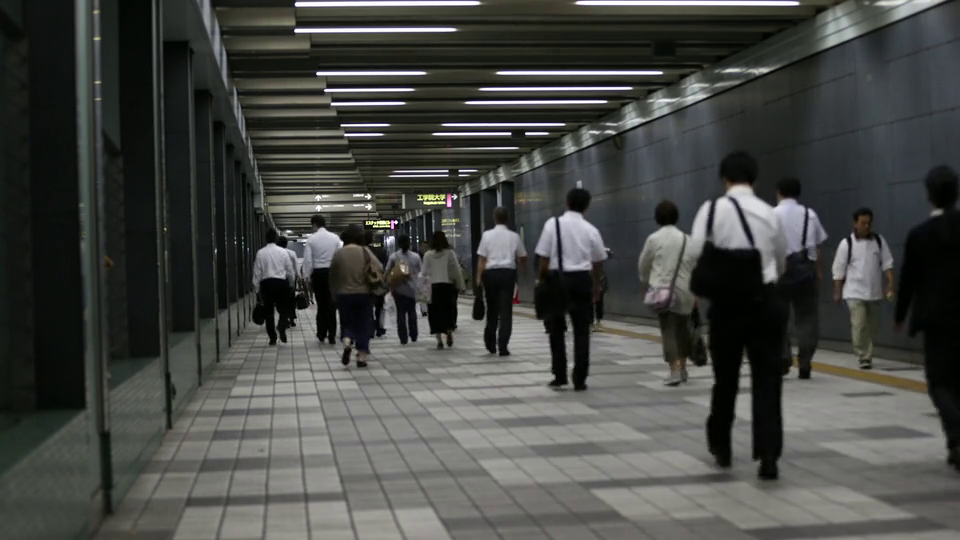
#> input picture frame 33 of method2/crowd.mp4, 960 x 540 px
$ python gen_sv.py
#> lines starting #> are read from the running program, lines starting #| are printed output that depends on the picture; after the words box and inside, x2 and y2 are one past the last pixel; in counts of white or black regions, pixels touching at a corner belong together
import cv2
import numpy as np

cap = cv2.VideoCapture("crowd.mp4")

w = int(cap.get(cv2.CAP_PROP_FRAME_WIDTH))
h = int(cap.get(cv2.CAP_PROP_FRAME_HEIGHT))
fps = cap.get(cv2.CAP_PROP_FPS)

out = cv2.VideoWriter(
    "stereo_crowd.mp4",
    cv2.VideoWriter_fourcc(*"mp4v"),
    fps,
    (w * 2, h)
)

while cap.isOpened():
    ret, frame = cap.read()
#> frame is the input picture: shape (540, 960, 3); mean B, G, R 68.6, 71.5, 70.1
    if not ret:
        break

    gray = cv2.cvtColor(frame, cv2.COLOR_BGR2GRAY)
    edges = cv2.Canny(gray, 50, 150)
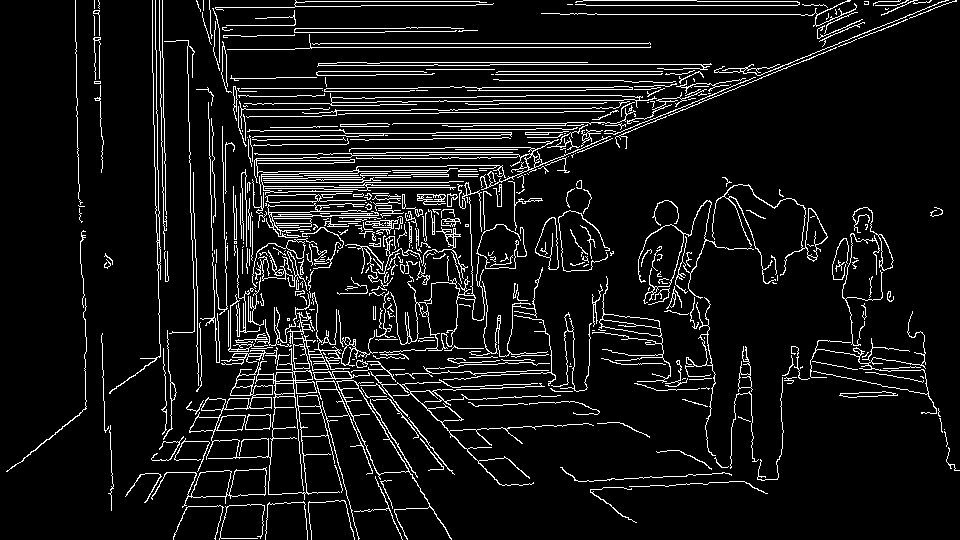
#> edges: shape (540, 960); 8.3% white in thin lines or dots

    depth_map = cv2.GaussianBlur(edges, (21, 21), 0)
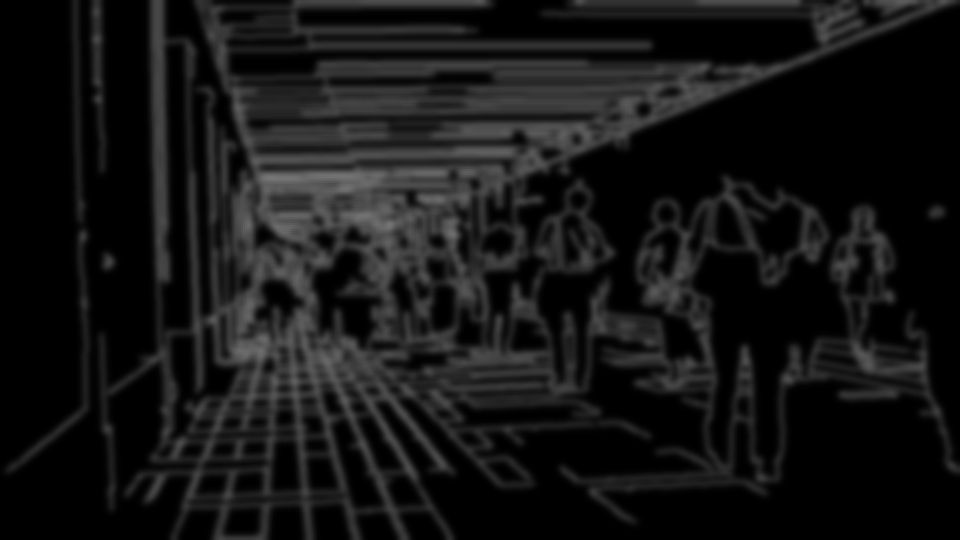
#> depth_map: shape (540, 960); min 0, max 120, mean 21.2
    depth_map = cv2.normalize(depth_map, None, 0, 1, cv2.NORM_MINMAX)
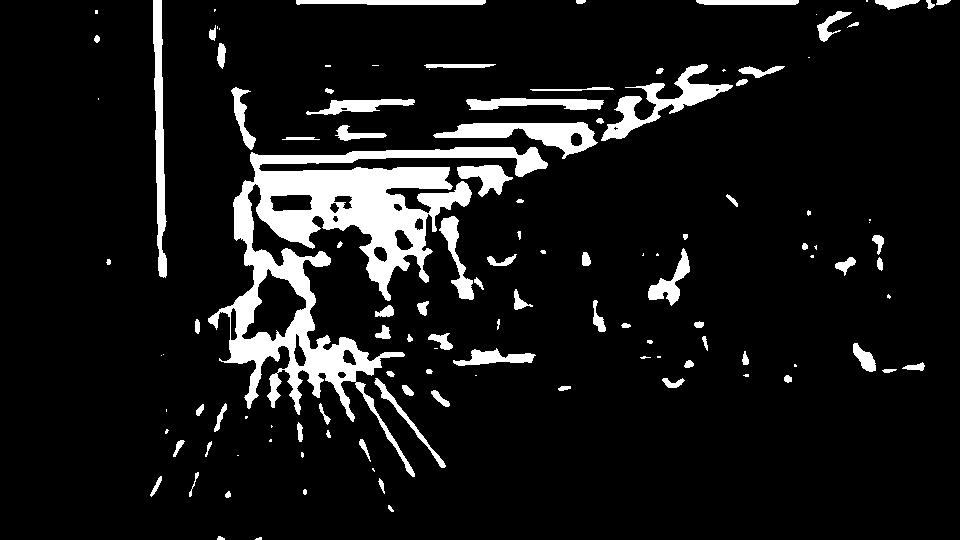
#> depth_map: shape (540, 960); values 0 (black) and 1 (white), 9.3% white; 123 white regions (38 under 20 px), largest, box (x1, y1, x2, y2) and area: (208, 147, 548, 477) 26454, (601, 64, 733, 141) 2609, (433, 122, 598, 159) 2503

    left = frame.copy()
    right = frame.copy()

    max_shift = 12

    for y in range(h):
        shift = int(max_shift * np.mean(depth_map[y]))
        if shift > 0:
            right[y, :-shift] = frame[y, shift:]
            right[y, -shift:] = 0
#> this loop made 540 passes
#> shift on passes 1 to 3: 4, 4, 4
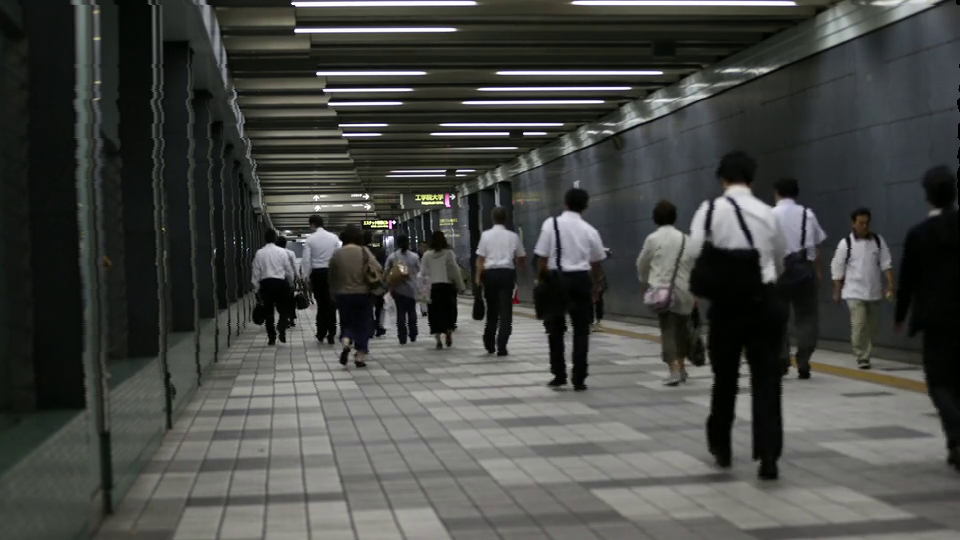
#> right: shape (540, 960, 3); mean B, G, R 68.6, 71.5, 70.1

    stereo = np.hstack((left, right))
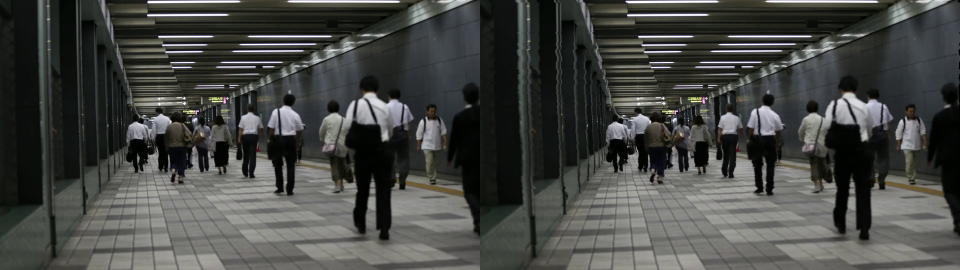
#> stereo: shape (540, 1920, 3) (shown at 1/2 size); mean B, G, R 68.6, 71.5, 70.1
    out.write(stereo)

cap.release()
out.release()

print("Depth-aware stereo video generated")

$ run again, starting later in the video
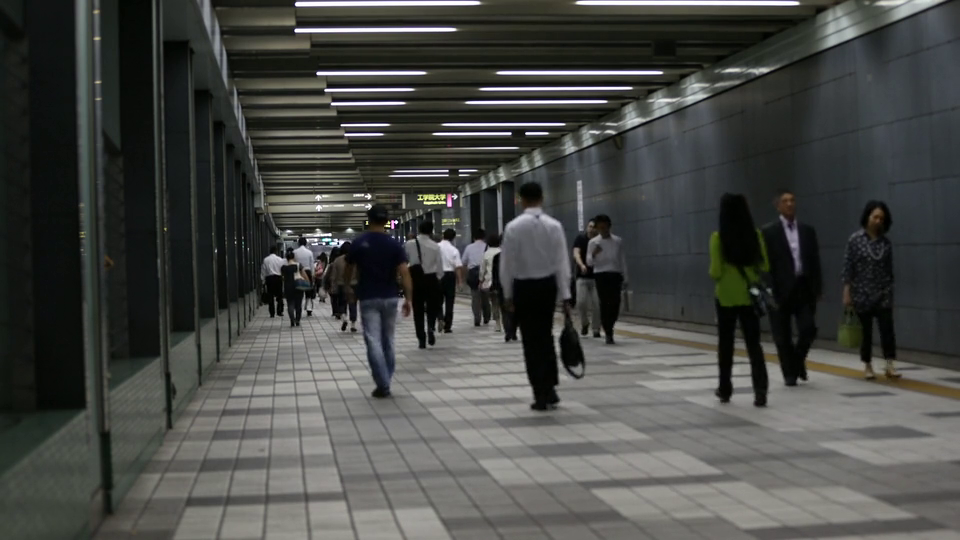
#> input picture frame 148 of method2/crowd.mp4, 960 x 540 px
#> frame is the input picture: shape (540, 960, 3); mean B, G, R 68.6, 71.5, 70.1
#> `edges = cv2.Canny(gray, 50, 150)`:
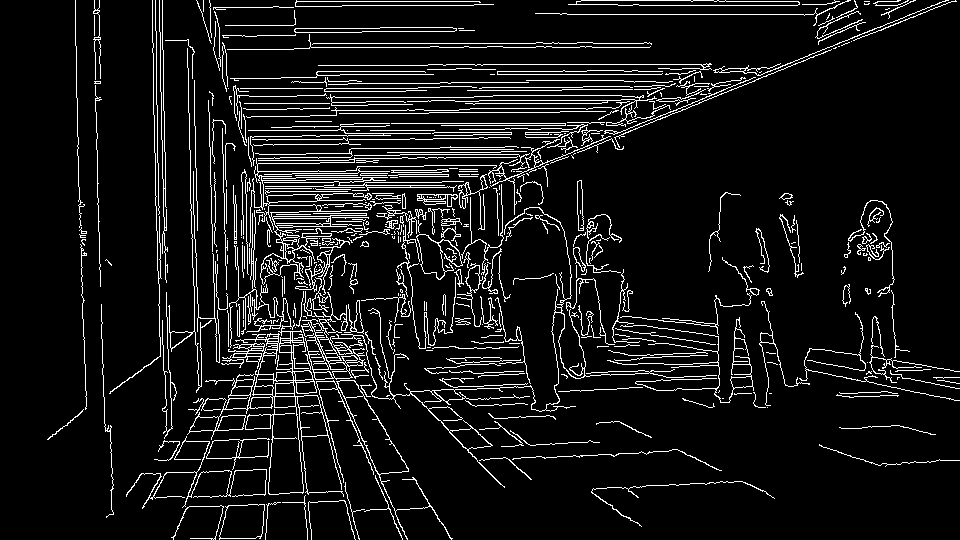
#> edges: shape (540, 960); 8.3% white in thin lines or dots
#> the loop `for y in range(h):` made 540 passes
#> shift on passes 1 to 3: 4, 4, 4
#> `stereo = np.hstack((left, right))`:
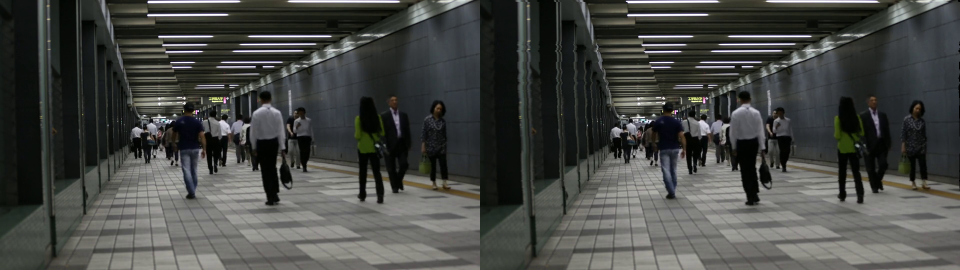
#> stereo: shape (540, 1920, 3) (shown at 1/2 size); mean B, G, R 68.6, 71.5, 70.1

$ run again, starting later in the video
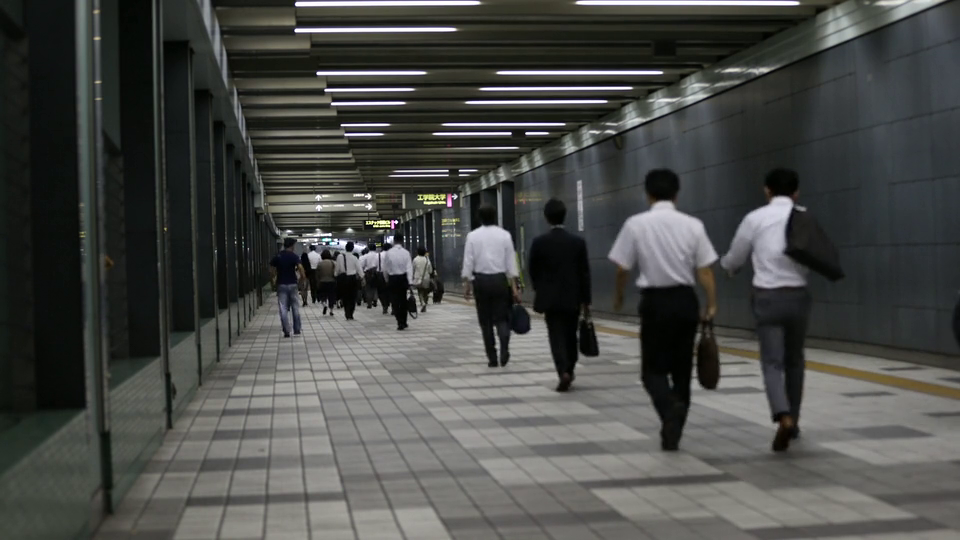
#> input picture frame 264 of method2/crowd.mp4, 960 x 540 px
#> frame is the input picture: shape (540, 960, 3); mean B, G, R 71.1, 73.9, 72.5
#> `edges = cv2.Canny(gray, 50, 150)`:
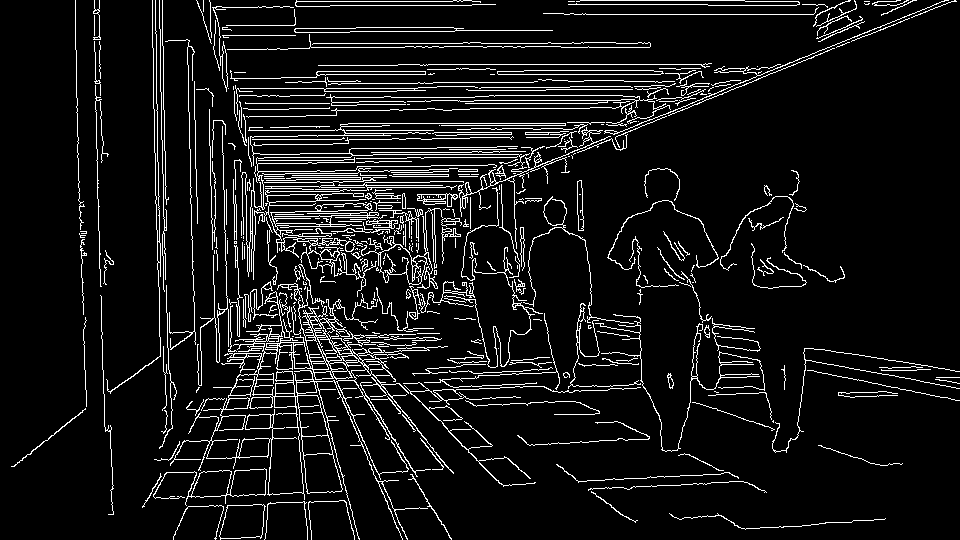
#> edges: shape (540, 960); 8.2% white in thin lines or dots
#> the loop `for y in range(h):` made 540 passes
#> shift on passes 1 to 3: 3, 3, 3
#> `stereo = np.hstack((left, right))`:
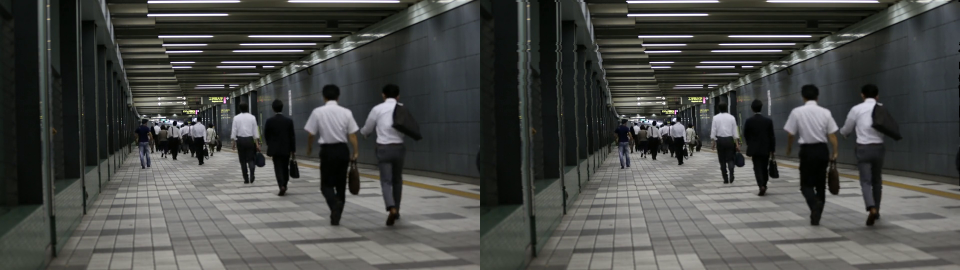
#> stereo: shape (540, 1920, 3) (shown at 1/2 size); mean B, G, R 71.1, 73.8, 72.5
